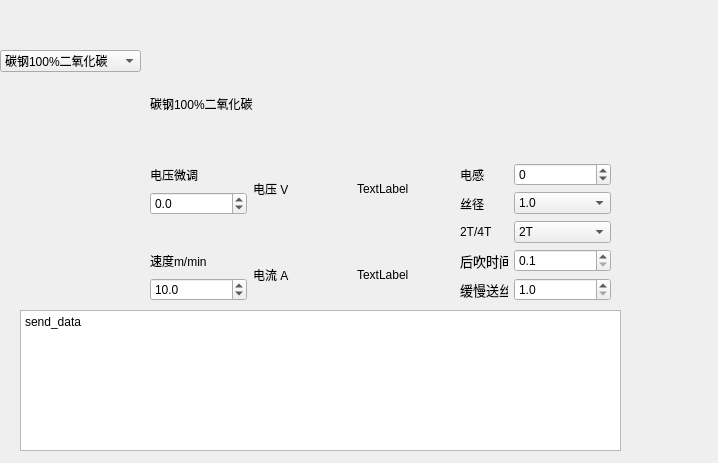
<?xml version="1.0" encoding="UTF-8"?>
<ui version="4.0">
 <class>Dialog</class>
 <widget class="QDialog" name="Dialog">
  <property name="geometry">
   <rect>
    <x>0</x>
    <y>0</y>
    <width>718</width>
    <height>463</height>
   </rect>
  </property>
  <property name="windowTitle">
   <string>Dialog</string>
  </property>
  <widget class="QWidget" name="layoutWidget">
   <property name="geometry">
    <rect>
     <x>150</x>
     <y>50</y>
     <width>461</width>
     <height>251</height>
    </rect>
   </property>
   <layout class="QGridLayout" name="gridLayout">
    <property name="sizeConstraint">
     <enum>QLayout::SetMaximumSize</enum>
    </property>
    <item row="2" column="3">
     <widget class="QLabel" name="label_6">
      <property name="minimumSize">
       <size>
        <width>24</width>
        <height>21</height>
       </size>
      </property>
      <property name="lineWidth">
       <number>3</number>
      </property>
      <property name="text">
       <string>丝径</string>
      </property>
     </widget>
    </item>
    <item row="1" column="1" rowspan="2">
     <widget class="QLabel" name="label_5">
      <property name="lineWidth">
       <number>3</number>
      </property>
      <property name="text">
       <string>电压 V</string>
      </property>
     </widget>
    </item>
    <item row="2" column="0">
     <widget class="QDoubleSpinBox" name="doubleSpinBox">
      <property name="decimals">
       <number>1</number>
      </property>
      <property name="minimum">
       <double>-5.000000000000000</double>
      </property>
      <property name="maximum">
       <double>5.000000000000000</double>
      </property>
      <property name="singleStep">
       <double>0.100000000000000</double>
      </property>
     </widget>
    </item>
    <item row="5" column="3">
     <widget class="QLabel" name="label_9">
      <property name="minimumSize">
       <size>
        <width>48</width>
        <height>21</height>
       </size>
      </property>
      <property name="maximumSize">
       <size>
        <width>48</width>
        <height>21</height>
       </size>
      </property>
      <property name="font">
       <font>
        <pointsize>10</pointsize>
        <italic>false</italic>
        <bold>false</bold>
        <kerning>true</kerning>
       </font>
      </property>
      <property name="lineWidth">
       <number>3</number>
      </property>
      <property name="text">
       <string>缓慢送丝</string>
      </property>
     </widget>
    </item>
    <item row="1" column="2" rowspan="2">
     <widget class="QLabel" name="label_10">
      <property name="text">
       <string>TextLabel</string>
      </property>
     </widget>
    </item>
    <item row="5" column="0">
     <widget class="QDoubleSpinBox" name="doubleSpinBox_3">
      <property name="decimals">
       <number>1</number>
      </property>
      <property name="minimum">
       <double>1.000000000000000</double>
      </property>
      <property name="maximum">
       <double>12.800000000000001</double>
      </property>
      <property name="singleStep">
       <double>0.100000000000000</double>
      </property>
      <property name="value">
       <double>10.000000000000000</double>
      </property>
     </widget>
    </item>
    <item row="4" column="0">
     <widget class="QLabel" name="label_12">
      <property name="lineWidth">
       <number>3</number>
      </property>
      <property name="text">
       <string>速度m/min</string>
      </property>
     </widget>
    </item>
    <item row="4" column="2" rowspan="2">
     <widget class="QLabel" name="label">
      <property name="text">
       <string>TextLabel</string>
      </property>
     </widget>
    </item>
    <item row="3" column="3">
     <widget class="QLabel" name="label_8">
      <property name="minimumSize">
       <size>
        <width>33</width>
        <height>21</height>
       </size>
      </property>
      <property name="lineWidth">
       <number>3</number>
      </property>
      <property name="text">
       <string>2T/4T</string>
      </property>
     </widget>
    </item>
    <item row="1" column="0">
     <widget class="QLabel" name="label_11">
      <property name="lineWidth">
       <number>3</number>
      </property>
      <property name="text">
       <string>电压微调</string>
      </property>
     </widget>
    </item>
    <item row="4" column="1" rowspan="2">
     <widget class="QLabel" name="label_7">
      <property name="lineWidth">
       <number>3</number>
      </property>
      <property name="text">
       <string>电流 A</string>
      </property>
     </widget>
    </item>
    <item row="4" column="3">
     <widget class="QLabel" name="label_4">
      <property name="minimumSize">
       <size>
        <width>48</width>
        <height>21</height>
       </size>
      </property>
      <property name="maximumSize">
       <size>
        <width>48</width>
        <height>21</height>
       </size>
      </property>
      <property name="font">
       <font>
        <pointsize>10</pointsize>
        <italic>false</italic>
        <bold>false</bold>
        <kerning>true</kerning>
       </font>
      </property>
      <property name="lineWidth">
       <number>3</number>
      </property>
      <property name="text">
       <string>后吹时间</string>
      </property>
     </widget>
    </item>
    <item row="1" column="3">
     <widget class="QLabel" name="label_2">
      <property name="minimumSize">
       <size>
        <width>24</width>
        <height>21</height>
       </size>
      </property>
      <property name="lineWidth">
       <number>3</number>
      </property>
      <property name="text">
       <string>电感</string>
      </property>
     </widget>
    </item>
    <item row="4" column="4">
     <widget class="QDoubleSpinBox" name="doubleSpinBox_2">
      <property name="decimals">
       <number>1</number>
      </property>
      <property name="minimum">
       <double>0.100000000000000</double>
      </property>
      <property name="maximum">
       <double>2.000000000000000</double>
      </property>
      <property name="singleStep">
       <double>0.100000000000000</double>
      </property>
     </widget>
    </item>
    <item row="3" column="4">
     <widget class="QComboBox" name="comboBox_2">
      <item>
       <property name="text">
        <string>2T</string>
       </property>
      </item>
      <item>
       <property name="text">
        <string>4T</string>
       </property>
      </item>
     </widget>
    </item>
    <item row="2" column="4">
     <widget class="QComboBox" name="comboBox">
      <item>
       <property name="text">
        <string>1.0</string>
       </property>
      </item>
      <item>
       <property name="text">
        <string>0.8</string>
       </property>
      </item>
      <item>
       <property name="text">
        <string>0.9</string>
       </property>
      </item>
     </widget>
    </item>
    <item row="1" column="4">
     <widget class="QSpinBox" name="spinBox">
      <property name="minimum">
       <number>-10</number>
      </property>
      <property name="maximum">
       <number>10</number>
      </property>
     </widget>
    </item>
    <item row="5" column="4">
     <widget class="QDoubleSpinBox" name="doubleSpinBox_4">
      <property name="decimals">
       <number>1</number>
      </property>
      <property name="minimum">
       <double>1.000000000000000</double>
      </property>
      <property name="maximum">
       <double>4.000000000000000</double>
      </property>
      <property name="singleStep">
       <double>0.100000000000000</double>
      </property>
     </widget>
    </item>
    <item row="0" column="0" colspan="3">
     <widget class="QLabel" name="label_3">
      <property name="text">
       <string>碳钢100%二氧化碳</string>
      </property>
     </widget>
    </item>
   </layout>
  </widget>
  <widget class="QComboBox" name="comboBox_3">
   <property name="geometry">
    <rect>
     <x>0</x>
     <y>50</y>
     <width>141</width>
     <height>22</height>
    </rect>
   </property>
   <item>
    <property name="text">
     <string>碳钢100%二氧化碳</string>
    </property>
   </item>
   <item>
    <property name="text">
     <string>碳钢25%二氧化碳</string>
    </property>
   </item>
   <item>
    <property name="text">
     <string>恒压</string>
    </property>
   </item>
   <item>
    <property name="text">
     <string>无气药芯</string>
    </property>
   </item>
   <item>
    <property name="text">
     <string>拉丝枪</string>
    </property>
   </item>
  </widget>
  <widget class="QTextEdit" name="textEdit">
   <property name="geometry">
    <rect>
     <x>20</x>
     <y>310</y>
     <width>601</width>
     <height>141</height>
    </rect>
   </property>
   <property name="font">
    <font>
     <pointsize>16</pointsize>
    </font>
   </property>
   <property name="html">
    <string>&lt;!DOCTYPE HTML PUBLIC &quot;-//W3C//DTD HTML 4.0//EN&quot; &quot;http://www.w3.org/TR/REC-html40/strict.dtd&quot;&gt;
&lt;html&gt;&lt;head&gt;&lt;meta name=&quot;qrichtext&quot; content=&quot;1&quot; /&gt;&lt;meta charset=&quot;utf-8&quot; /&gt;&lt;style type=&quot;text/css&quot;&gt;
p, li { white-space: pre-wrap; }
&lt;/style&gt;&lt;/head&gt;&lt;body style=&quot; font-family:'Microsoft YaHei UI'; font-size:16pt; font-weight:400; font-style:normal;&quot;&gt;
&lt;p style=&quot; margin-top:0px; margin-bottom:0px; margin-left:0px; margin-right:0px; -qt-block-indent:0; text-indent:0px;&quot;&gt;&lt;span style=&quot; font-size:9pt;&quot;&gt;send_data&lt;/span&gt;&lt;/p&gt;&lt;/body&gt;&lt;/html&gt;</string>
   </property>
  </widget>
 </widget>
 <resources/>
 <connections/>
</ui>
